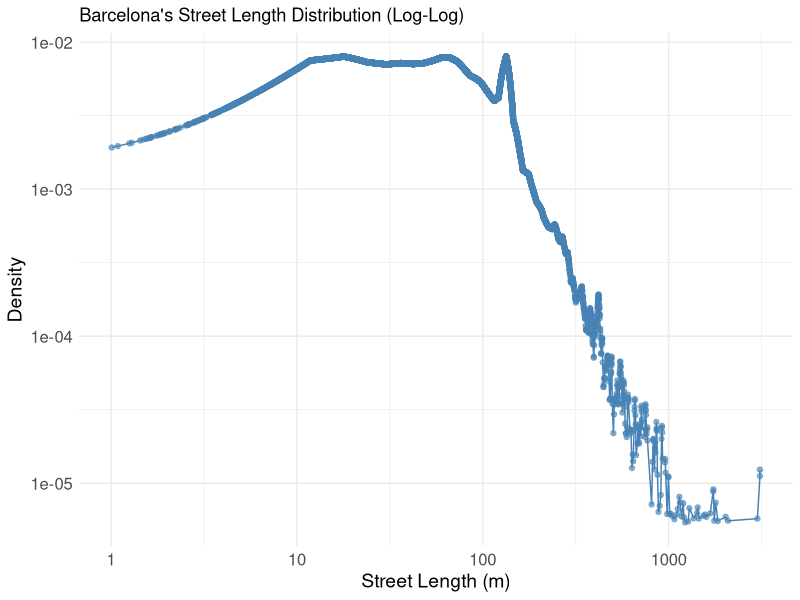
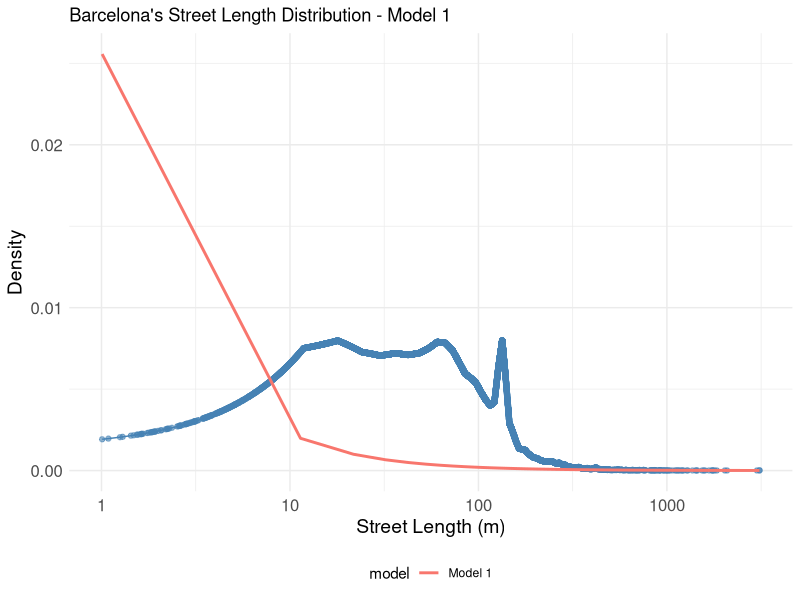
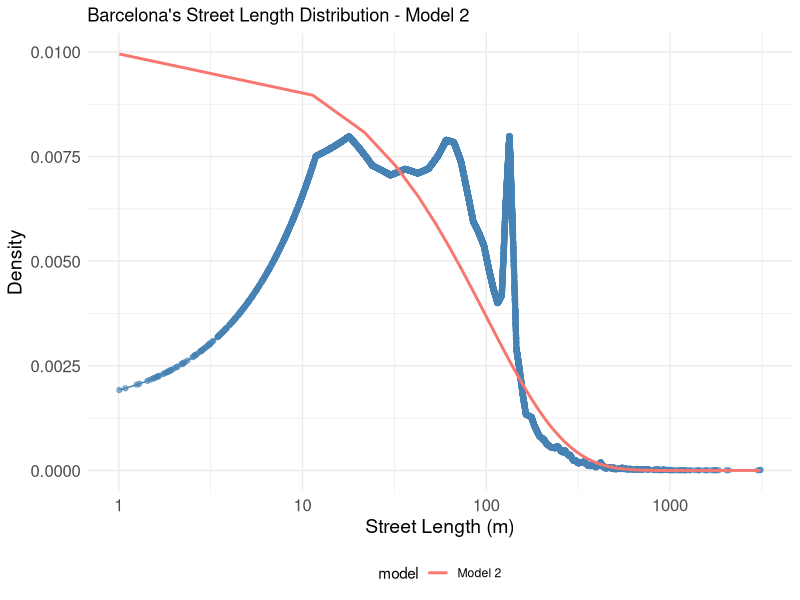
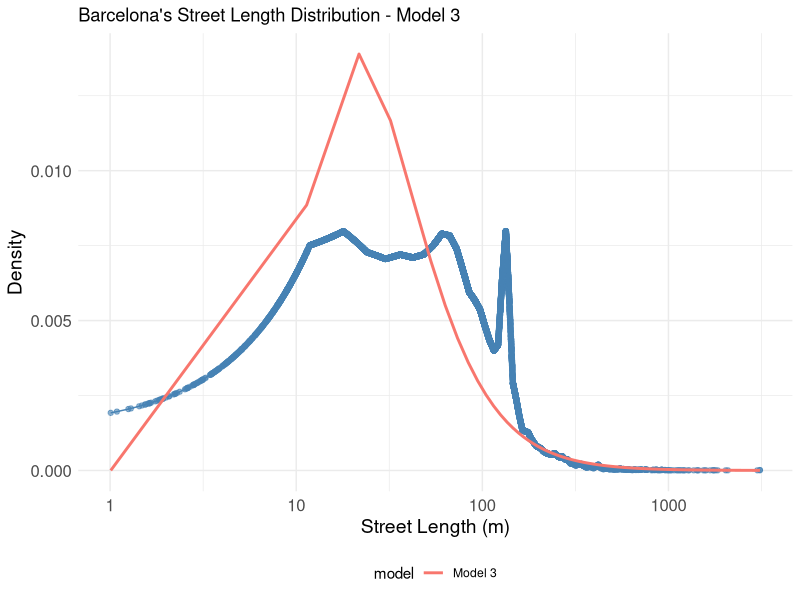
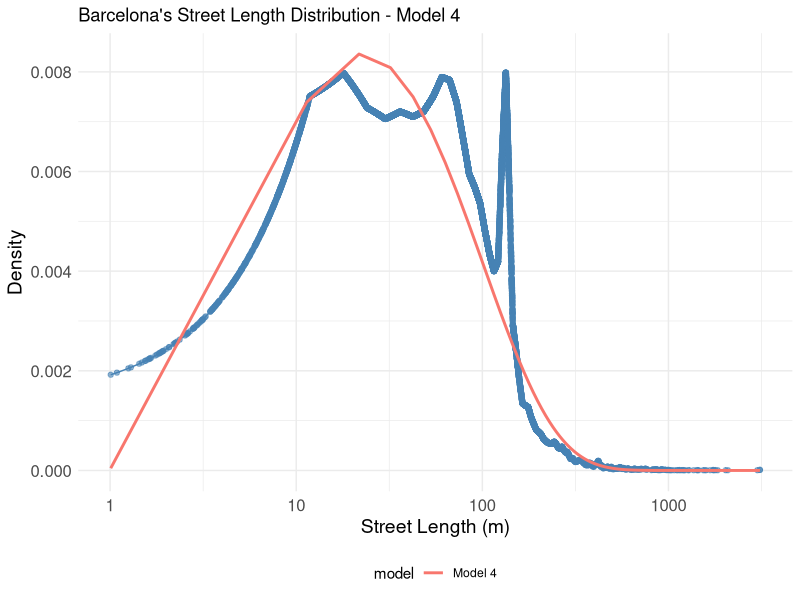
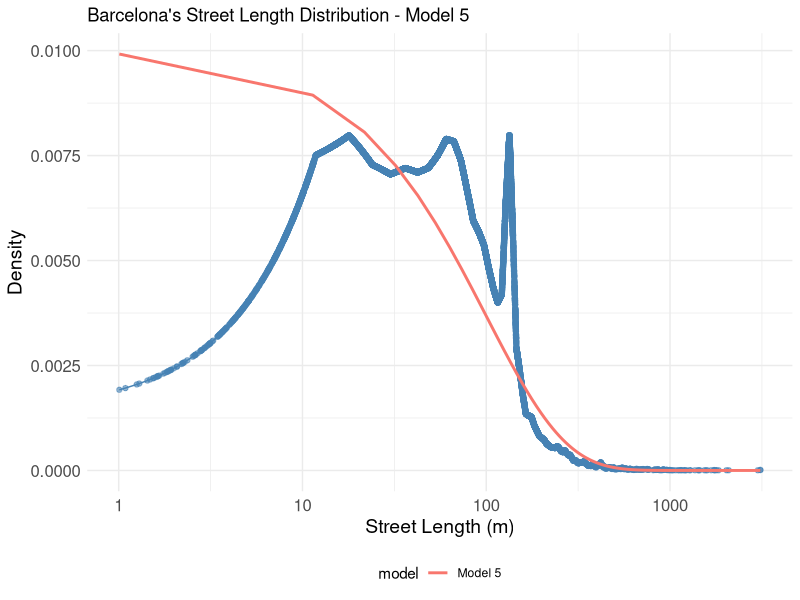
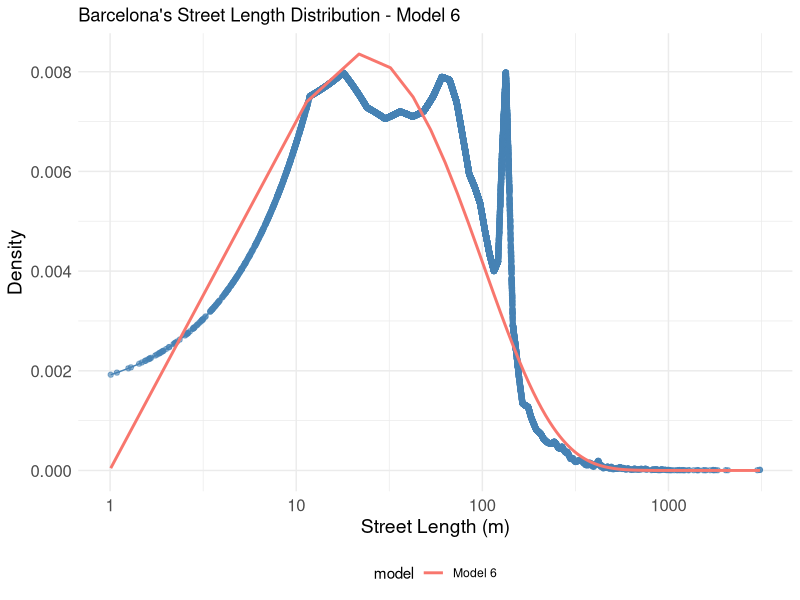

These charts were generated, in order, by the following R code:
############ Load required packages ############

library(ggplot2)
library(stats4)

####################### Load the data and plot it ####################### 

# Read the CSV file
df <- read.csv("Barcelona_street_lengths.csv")

# Rename the first column to "length"
names(df)[1] <- "length"

# Inspect
head(df)

## Estimate the density

# Estimate the kernel density of the street-length data
dens <- density(df$length, bw = "SJ")

# Convert the 'density' object to a data frame
dens_df <- data.frame(x = dens$x, y = dens$y)

# Plot the data
ggplot() +
  # 1) Scatterplot of the raw data at its estimated density
  geom_point(
    data = df, aes(x = length, y = approx(dens$x, dens$y, xout = length)$y),
    color = "steelblue", alpha = 0.6
  ) +
  
  # 2) Add a thin line connecting the points
  geom_line(
    data = df, aes(x = length, y = approx(dens$x, dens$y, xout = length)$y),
    color = "steelblue", size = 0.5
  ) +
  
  # 3) Set log-log scales
  scale_x_log10() +
  scale_y_log10() +
  
  # 4) Add titles and labels
  labs(
    title = "Barcelona's Street Length Distribution (Log-Log)",
    x = "Street Length (m)",
    y = "Density"
  ) +
  
  # 5) Minimalist theme
  theme_minimal() +
  theme(
    axis.text = element_text(size = 12),
    axis.title = element_text(size = 14),
    legend.position = "none"
  )

################# Define minus log-likelihood for each model #################

########## Model 1 ##########

# 1) Compute the normalization constant
compute_normalization_constant_model_1 <- function(gamma, l_min = 1e-6, l_max = Inf) {
  f_unnormalized <- function(l, gamma) {
    l^(-gamma)
  }
  
  # Attempt integration and catch errors
  result <- try(integrate(f_unnormalized,
                          lower = l_min, upper = l_max,
                          gamma = gamma),
                silent = TRUE)
  
  # Check if integration failed or produced non-finite results
  if (inherits(result, "try-error") || !is.finite(result$value) || result$message != "OK") {
    return(NA)  # Indicate failure
  }
  
  return(1 / result$value)
}

# 2) Compute the minus the log-likelihood

minus_log_likelihood_model_1 <- function(gamma) {
  # Attempt to compute the normalization constant
  C <- compute_normalization_constant_model_1(gamma)
  
  # If integration failed, return a large penalty value
  if (is.na(C) || !is.finite(C)) {
    return(1e12)  # Large penalty to discourage this parameter set
  }
  
  # Compute the negative log-likelihood using valid normalization constant
  value <- -sum(log(C * df$length^(-gamma)))
  
  # If computation yields non-finite result, also penalize
  if (!is.finite(value)) {
    return(1e12)
  }
  
  return(value)
}

########## Model 2 ##########

# 1) Compute the normalization constant
compute_normalization_constant_model_2 <- function(beta, gamma, l_min = 1e-6, l_max = Inf) {
  f_unnormalized <- function(l, beta, gamma) {
    l^(-gamma) * exp(-beta * l)
  }
  
  # Attempt integration and catch errors
  result <- try(integrate(f_unnormalized,
                          lower = l_min, upper = l_max,
                          beta = beta, gamma = gamma),
                silent = TRUE)
  
  # Check if integration failed or produced non-finite results
  if (inherits(result, "try-error") || !is.finite(result$value) || result$message != "OK") {
    return(NA)  # Indicate failure
  }
  
  return(1 / result$value)
}

# 2) Compute the minus the log-likelihood

minus_log_likelihood_model_2 <- function(beta, gamma) {
  # Attempt to compute the normalization constant
  C <- compute_normalization_constant_model_2(beta, gamma)
  
  # If integration failed, return a large penalty value
  if (is.na(C) || !is.finite(C)) {
    return(1e12)  # Large penalty to discourage this parameter set
  }
  
  # Compute the negative log-likelihood using valid normalization constant
  value <- -sum(log(C * df$length^(-gamma) * exp(-beta * df$length)))
  
  # If computation yields non-finite result, also penalize
  if (!is.finite(value)) {
    return(1e12)
  }
  
  return(value)
}

########## Model 3 ##########

# 1) Compute normalization constant for Model 3
compute_normalization_constant_model_3 <- function(alpha, gamma, l_min = 1e-6, l_max = Inf) {
  f_unnormalized <- function(l, alpha, gamma) {
    exp(-alpha / l) * l^(-gamma)
  }
  
  result <- try(integrate(f_unnormalized,
                          lower = l_min, upper = l_max,
                          alpha = alpha, gamma = gamma),
                silent = TRUE)
  
  if (inherits(result, "try-error") || !is.finite(result$value) || result$message != "OK") {
    return(NA)
  }
  
  return(1 / result$value)
}

# 2) Compute the minus log-likelihood for Model 3
minus_log_likelihood_model_3 <- function(alpha, gamma) {
  C <- compute_normalization_constant_model_3(alpha, gamma)
  if (is.na(C) || !is.finite(C)) {
    return(1e12)
  }
  
  value <- -sum(log(C * exp(-alpha / df$length) * df$length^(-gamma)))
  if (!is.finite(value)) {
    return(1e12)
  }
  
  return(value)
}

########## Model 4 ##########

# 1) Compute normalization constant for Model 4
compute_normalization_constant_model_4 <- function(alpha, beta, l_min = 1e-6, l_max = Inf) {
  f_unnormalized <- function(l, alpha, beta) {
    exp(-alpha / l - beta * l)
  }
  
  result <- try(integrate(f_unnormalized,
                          lower = l_min, upper = l_max,
                          alpha = alpha, beta = beta),
                silent = TRUE)
  
  if (inherits(result, "try-error") || !is.finite(result$value) || result$message != "OK") {
    return(NA)
  }
  
  return(1 / result$value)
}

# 2) Compute the minus log-likelihood for Model 4
minus_log_likelihood_model_4 <- function(alpha, beta) {
  C <- compute_normalization_constant_model_4(alpha, beta)
  if (is.na(C) || !is.finite(C)) {
    return(1e12)
  }
  
  value <- -sum(log(C * exp(-alpha / df$length - beta * df$length)))
  if (!is.finite(value)) {
    return(1e12)
  }
  
  return(value)
}

########## Model 5 ##########

# 1) Compute normalization constant for Model 5
compute_normalization_constant_model_5 <- function(beta, l_min = 1e-6, l_max = Inf) {
  f_unnormalized <- function(l, beta) {
    exp(-beta * l)
  }
  
  result <- try(integrate(f_unnormalized,
                          lower = l_min, upper = l_max,
                          beta = beta),
                silent = TRUE)
  
  if (inherits(result, "try-error") || !is.finite(result$value) || result$message != "OK") {
    return(NA)
  }
  
  return(1 / result$value)
}

# 2) Compute the minus log-likelihood for Model 5
minus_log_likelihood_model_5 <- function(beta) {
  C <- compute_normalization_constant_model_5(beta)
  if (is.na(C) || !is.finite(C)) {
    return(1e12)
  }
  
  value <- -sum(log(C * exp(-beta * df$length)))
  if (!is.finite(value)) {
    return(1e12)
  }
  
  return(value)
}

########## Model 6 ##########

compute_normalization_constant_model_6 <- function(alpha, beta, gamma, l_min = 1e-6, l_max = Inf) {
  f_unnormalized <- function(l, alpha, beta, gamma) {
    exp(-alpha / l - beta * l) * l^(-gamma)
  }
  
  # Attempt integration and catch errors
  result <- try(integrate(f_unnormalized,
                          lower = l_min, upper = l_max,
                          alpha = alpha, beta = beta, gamma = gamma),
                silent = TRUE)
  
  # Check if integration failed or produced non-finite results
  if (inherits(result, "try-error") || !is.finite(result$value) || result$message != "OK") {
    return(NA)  # Indicate failure
  }
  
  return(1 / result$value)
}

minus_log_likelihood_model_6 <- function(alpha, beta, gamma) {
  # Attempt to compute the normalization constant
  C <- compute_normalization_constant_model_6(alpha, beta, gamma)
  
  # If integration failed, return a large penalty value
  if (is.na(C) || !is.finite(C)) {
    return(1e12)  # Large penalty to discourage this parameter set
  }
  
  # Compute the negative log-likelihood using valid normalization constant
  value <- -sum(log(C * exp(-alpha / df$length - beta * df$length) * df$length^(-gamma)))
  
  # If computation yields non-finite result, also penalize
  if (!is.finite(value)) {
    return(1e12)
  }
  
  return(value)
}


################# Helper functions for estimation and plotting #################

get_AIC <- function(min_log_lik, K, N) {
  2* min_log_lik + 2 * K * N / (N - K - 1)  # AIC with correction for sample size
}

run_model_estimation <- function(model_spec, df) {
  results_list <- vector("list", length(model_spec$starting_grid))
  
  for (i in seq_along(model_spec$starting_grid)) {
    init <- model_spec$starting_grid[[i]]
    cat(model_spec$id, "- Trying initialization:", init, "\n")
    est <- tryCatch({
      mle(
        model_spec$minus_log_likelihood,
        start = init,
        method = "L-BFGS-B",
        lower = model_spec$lower,
        upper = model_spec$upper
      )
    }, error = function(e) {
      message("Error: ", e$message)
      return(NULL)
    })
    results_list[[i]] <- est
  }
  
  valid_results <- Filter(Negate(is.null), results_list)
  mll_values <- sapply(valid_results, function(res) -as.numeric(logLik(res)))
  best_index <- which.min(mll_values)
  best_result <- valid_results[[best_index]]
  best_params <- coef(best_result)
  
  list(
    best_result = best_result,
    best_params = best_params,
    min_neg_loglik = mll_values[best_index]
  )
}

plot_model <- function(model_spec, params, df, dens, x_scale = "log10", y_scale = "log10") {
  l_seq <- seq(min(df$length), max(df$length), length.out = 300)
  density <- model_spec$compute_density(params, l_seq)
  model_df <- data.frame(length = l_seq, density = density, model = model_spec$id)
  
  ggplot() +
    geom_point(
      data = df, 
      aes(x = length, y = approx(dens$x, dens$y, xout = length)$y),
      color = "steelblue", alpha = 0.6
    ) +
    geom_line(
      data = df, 
      aes(x = length, y = approx(dens$x, dens$y, xout = length)$y),
      color = "steelblue", size = 0.5
    ) +
    geom_line(
      data = model_df,
      aes(x = length, y = density, color = model),
      size = 1
    ) +
    scale_x_log10() +
    labs(
      title = paste("Barcelona's Street Length Distribution -", model_spec$id),
      x = "Street Length (m)",
      y = "Density"
    ) +
    theme_minimal() +
    theme(
      axis.text = element_text(size = 12),
      axis.title = element_text(size = 14),
      legend.position = "bottom"
    )
}


################### Define model specifications in a list ###################

# Model 1 Specification
model1_spec <- list(
  id = "Model 1",
  param_names = c("gamma"),
  lower = c(gamma = 0),
  upper = c(gamma = Inf),
  starting_grid = list(
    c(gamma = 1), c(gamma = 2), c(gamma = 3), c(gamma = 4),
    c(gamma = 5), c(gamma = 6), c(gamma = 7), c(gamma = 8)
  ),
  minus_log_likelihood = minus_log_likelihood_model_1,
  compute_density = function(params, l_seq) {
    C <- compute_normalization_constant_model_1(params["gamma"])
    C * l_seq^(-params["gamma"])
  }
)

# Model 2 Specification
model2_spec <- list(
  id = "Model 2",
  param_names = c("beta", "gamma"),
  lower = c(beta = 0, gamma = 0),
  upper = c(beta = Inf, gamma = Inf),
  starting_grid = list(
    c(beta = 0.001, gamma = 5),
    c(beta = 0.0005, gamma = 4.5),
    c(beta = 0.002, gamma = 5.5),
    c(beta = 0.0015, gamma = 4),
    c(beta = 0.0008, gamma = 6),
    c(beta = 0.0008, gamma = 3),
    c(beta = 0.0008, gamma = 2),
    c(beta = 0.0008, gamma = 1),
    c(beta = 0.0008, gamma = 3),
    c(beta = 0.001, gamma = 3),
    c(beta = 0.0005, gamma = 2),
    c(beta = 0.002, gamma = 3),
    c(beta = 0.01, gamma = 5),
    c(beta = 0.01, gamma = 4.5),
    c(beta = 0.01, gamma = 5.5)
  ),
  minus_log_likelihood = minus_log_likelihood_model_2,
  compute_density = function(params, l_seq) {
    C <- compute_normalization_constant_model_2(params["beta"], params["gamma"])
    C * l_seq^(-params["gamma"]) * exp(-params["beta"] * l_seq)
  }
)

# Model 3 Specification
model3_spec <- list(
  id = "Model 3",
  param_names = c("alpha", "gamma"),
  lower = c(alpha = 0, gamma = 0),
  upper = c(alpha = Inf, gamma = Inf),
  starting_grid = list(
    c(alpha = 150, gamma = 5),
    c(alpha = 200, gamma = 4.5),
    c(alpha = 250, gamma = 5.5),
    c(alpha = 300, gamma = 4),
    c(alpha = 400, gamma = 6),
    c(alpha = 500, gamma = 3),
    c(alpha = 150, gamma = 2),
    c(alpha = 200, gamma = 1),
    c(alpha = 250, gamma = 5.5),
    c(alpha = 300, gamma = 4),
    c(alpha = 400, gamma = 6),
    c(alpha = 500, gamma = 3)
  ),
  minus_log_likelihood = minus_log_likelihood_model_3,
  compute_density = function(params, l_seq) {
    C <- compute_normalization_constant_model_3(params["alpha"], params["gamma"])
    C * exp(-params["alpha"] / l_seq) * l_seq^(-params["gamma"])
  }
)

# Model 4 Specification
model4_spec <- list(
  id = "Model 4",
  param_names = c("alpha", "beta"),
  lower = c(alpha = 0, beta = 0),
  upper = c(alpha = Inf, beta = Inf),
  starting_grid = list(
    c(alpha = 150, beta = 0.001),
    c(alpha = 200, beta = 0.01),
    c(alpha = 250, beta = 0.0001),
    c(alpha = 300, beta = 0.00001),
    c(alpha = 400, beta = 0.0005),
    c(alpha = 500, beta = 0.1),
    c(alpha = 150, beta = 0.1),
    c(alpha = 200, beta = 0.0001),
    c(alpha = 250, beta = 0.01),
    c(alpha = 300, beta = 0.00001),
    c(alpha = 400, beta = 0.01),
    c(alpha = 500, beta = 0.01)
  ),
  minus_log_likelihood = minus_log_likelihood_model_4,
  compute_density = function(params, l_seq) {
    C <- compute_normalization_constant_model_4(params["alpha"], params["beta"])
    C * exp(-params["alpha"] / l_seq - params["beta"] * l_seq)
  }
)

# Model 5 Specification
model5_spec <- list(
  id = "Model 5",
  param_names = c("beta"),
  lower = c(beta = 0),
  upper = c(beta = Inf),
  starting_grid = list(
    c(beta = 0.1),
    c(beta = 0.01),
    c(beta = 0.001),
    c(beta = 0.0001),
    c(beta = 0.00001),
    c(beta = 0.000001)
  ),
  minus_log_likelihood = minus_log_likelihood_model_5,
  compute_density = function(params, l_seq) {
    C <- compute_normalization_constant_model_5(params["beta"])
    C * exp(-params["beta"] * l_seq)
  }
)

# Model 6 Specification with an expanded starting grid
model6_spec <- list(
  id = "Model 6",
  param_names = c("alpha", "beta", "gamma"),
  lower = c(alpha = 0, beta = 0, gamma = 0),
  upper = c(alpha = Inf, beta = Inf, gamma = Inf),
  starting_grid = list(
    c(alpha = 1, beta = 0.01, gamma = 1),
    c(alpha = 10, beta = 0.001, gamma = 2),
    c(alpha = 100, beta = 0.0001, gamma = 3),
    c(alpha = 1000, beta = 0.00001, gamma = 4),
    c(alpha = 10000, beta = 0.000001, gamma = 5),
    c(alpha = 0.1, beta = 0.1, gamma = 6)
  ),
  minus_log_likelihood = minus_log_likelihood_model_6,
  compute_density = function(params, l_seq) {
    C <- compute_normalization_constant_model_6(params["alpha"], params["beta"], params["gamma"])
    C * exp(-params["alpha"] / l_seq - params["beta"] * l_seq) * l_seq^(-params["gamma"])
  }
)


################### Run estimations and plot results ###################

# Combine all model specifications into a list
model_specs <- list(model1_spec, model2_spec, model3_spec, model4_spec, model5_spec, model6_spec)

results <- list()

for (model_spec in model_specs) {
  cat("Estimating", model_spec$id, "\n")
  res <- run_model_estimation(model_spec, df)
  results[[model_spec$id]] <- res
  cat("Best parameters for", model_spec$id, ":", res$best_params, "\n")
  cat("Minimum negative log-likelihood:", res$min_neg_loglik, "\n\n")
  
  # Plot the best model
  print(plot_model(model_spec, res$best_params, df, dens))
}

################ Generate Latex tables ################ 

# Load necessary package for LaTeX table conversion
library(xtable)

# Assuming 'model_specs' list and 'results' list are available from previous estimation steps.
# Also assuming get_AIC function is defined.

N <- length(df$length)  # sample size

# Data frame to store summary for each model
model_summary <- data.frame(
  Model = character(),
  Parameters = character(),
  AIC = numeric(),
  stringsAsFactors = FALSE
)

# Iterate over each model specification to collect parameters and AIC
for(model_spec in model_specs) {
  res <- results[[model_spec$id]]
  if(!is.null(res)) {
    # Extract best parameters and format as a string
    params <- res$best_params
    param_str <- paste(names(params), sprintf("%.4g", params), collapse = ", ")
    
    # Determine number of parameters K and compute AIC
    K <- length(model_spec$param_names)
    aic_val <- get_AIC(res$min_neg_loglik, K, N)
    
    # Append to summary table
    model_summary <- rbind(model_summary, data.frame(
      Model = model_spec$id,
      Parameters = param_str,
      AIC = aic_val,
      stringsAsFactors = FALSE
    ))
  }
}

# Determine the minimum AIC across models
AIC_best <- min(model_summary$AIC, na.rm = TRUE)

# Calculate AIC difference for each model
model_summary$AIC_diff <- model_summary$AIC - AIC_best

# Create separate tables: one for parameters and one for AIC differences
parameters_table <- model_summary[, c("Model", "Parameters")]
aic_diff_table <- model_summary[, c("Model", "AIC_diff")]

# Convert tables to LaTeX using xtable
latex_parameters <- xtable(parameters_table, caption = "Estimated Parameters for Each Model")
latex_aic_diff   <- xtable(aic_diff_table, caption = "AIC Differences for Each Model")

# Export LaTeX code to files instead of printing to console
print(latex_parameters, include.rownames = FALSE, file = "parameters_table.tex")
print(latex_aic_diff, include.rownames = FALSE, file = "aic_diff_table.tex")
